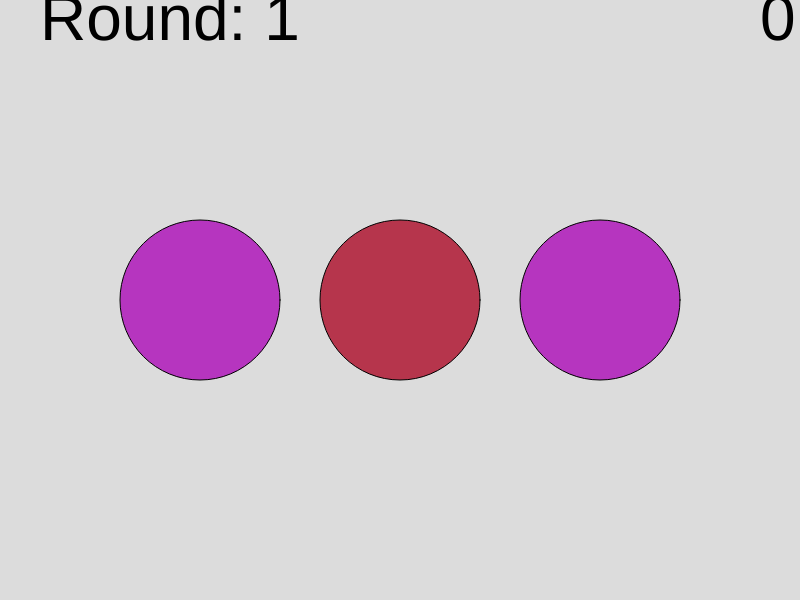
Frame 1 (no input)
Frame 60 (no input): identical to frame 1, image omitted
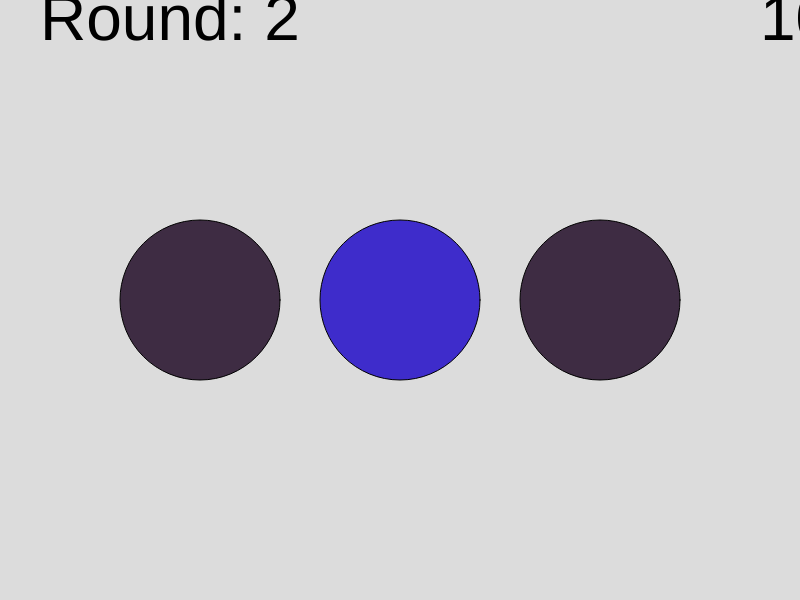
Frame 120 (the mouse pressed at the canvas centre since frame 60)

The p5.js sketch that drew these frames (run headless with seeded random() and noise() and a simulated clock; from frame 60 on, the mouse is pressed at the canvas centre):

// p5.js sketch
// ── sketch.js
const dots = [];
const numberOfRounds = 10;
let round = 1;
let score = 0;

function setup() {
	createCanvas(displayWidth, displayHeight);

	drawCircles();
}

function draw() {
	background(220);

	for (const dot of dots) {
		dot.draw();
	}

	textSize(64);
	fill(0);
	text(`Round: ${round}`, displayWidth * 0.05, displayWidth * 0.05);

	textSize(64);
	fill(0);
	text(score, displayWidth * 0.95, displayWidth * 0.05);
}

function getRange(rgbValue, roundVariance) {
	const range = [];

	if (rgbValue - roundVariance < 0) {
		range[0] = 0;
	} else {
		range[0] = rgbValue - roundVariance;
	}

	if (rgbValue + roundVariance > 255) {
		range[1] = 255;
	} else {
		range[1] = rgbValue + roundVariance;
	}

	return range;
}

function mousePressed() {
	for (let i = 0; i < dots.length; i++) {
		const distanceFromRadius = Math.sqrt(
			(mouseX - dots[i].getX()) ** 2 + (mouseY - dots[i].getY()) ** 2
		);
		if (
			distanceFromRadius <= dots[i].getRadius() &&
			dots[i].getIsDifferent()
		) {
			score += 10;
			round++;
			drawCircles();
		}
	}
}

function drawCircles() {
	const r = random(255);
	const g = random(255);
	const b = random(255);

	const roundVariance = 255 - (255 / numberOfRounds) * (round - 1);

	for (let i = 0; i < 3; i++) {
		const x = (displayWidth * (i + 1)) / 4;
		const y = displayHeight / 2;
		const diameter = displayWidth * 0.2;

		dots[i] = new Dot(x, y, diameter);
	}

	let differentDotIndex = Math.floor(random(dots.length));
	dots[differentDotIndex].setIsDifferent(true);

	let differentValue = Math.floor(random(3));

	for (let i = 0; i < dots.length; i++) {
		if (i === differentDotIndex) {
			switch (differentValue) {
				case 0:
					const redRange = getRange(r, roundVariance);
					const randomR = random(redRange[0], redRange[1] + 1);
					dots[i].setColor(randomR, g, b);

					break;
				case 1:
					const greenRange = getRange(g, roundVariance);
					const randomG = random(greenRange[0], greenRange[1] + 1);
					dots[i].setColor(r, randomG, b);

					break;
				case 2:
					const blueRange = getRange(b, roundVariance);
					const randomB = random(blueRange[0], blueRange[1]);
					dots[i].setColor(r, g, randomB);

					break;
			}
		} else {
			dots[i].setColor(r, g, b);
		}
	}
}

// ── dots.js
class Dot {
	constructor(x, y, diameter) {
		this.x = x;
		this.y = y;
		this.diameter = diameter;
		this.r = 0;
		this.g = 0;
		this.b = 0;
		this.isDifferent = false;
	}

	draw() {
		fill(this.r, this.g, this.b);
		circle(this.x, this.y, this.diameter);
	}

	getIsDifferent() {
		return this.isDifferent;
	}

	getRadius() {
		return this.diameter / 2;
	}

	getX() {
		return this.x;
	}

	getY() {
		return this.y;
	}

	setColor(r, g, b) {
		this.r = r;
		this.g = g;
		this.b = b;
	}

	setIsDifferent(parity) {
		this.isDifferent = parity;
	}
}
